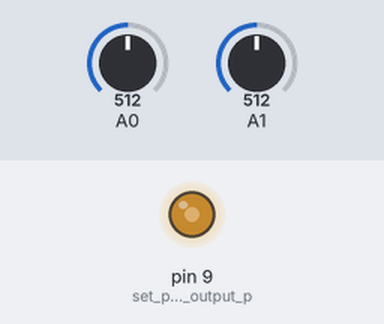
Bench run of a sketch on a simulated Arduino Uno, built with avr-gcc and run on an emulated ATmega328P. Parts: output pins drawn as LEDs (lit = HIGH). The test bench sets the inputs (shaded band); at power-on: A0 = 512, A1 = 512. What the sketch prints to the serial monitor is not drawn.

Above: at 0.1 s.
Timing chart, 0 to 1.6 s (numbered marks = the images above):
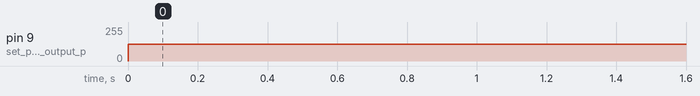

Measured:
- by itself, pin 9 (set_pwm_pin_6_as_output_p): 0/255 → 127/255 at 0.00 s

The sketch:

HandPlacedPolesFeedback.ino
```cpp
// https://arduinoinfo.mywikis.net/wiki/Arduino-PWM-Frequency


//int m ; // initialize variable m
//int n ; // initialize variable n
void setup()
{
pinMode(9,OUTPUT) ; // set pwm pin 6 as output pin
TCCR1B = TCCR1B & B11111000 | B00000001;    // set timer 1 divisor to     1 for PWM frequency of 31372.55 Hz

 // initialize serial communication at 9600 bits per second:
  Serial.begin(9600);
}
void loop()
{
analogWrite(9,127);

 // read the input on analog pin 0:
  double sensorValue1 = 4.7*analogRead(A0)/(1023);
  double sensorValue2 = 4.7*analogRead(A1)/(1023);

  // print out the value you read:
  Serial.print(sensorValue1);
  Serial.print("\t");
  Serial.print(sensorValue2);
  Serial.println();
  delay(1);        // delay in between reads for stability
}
```
